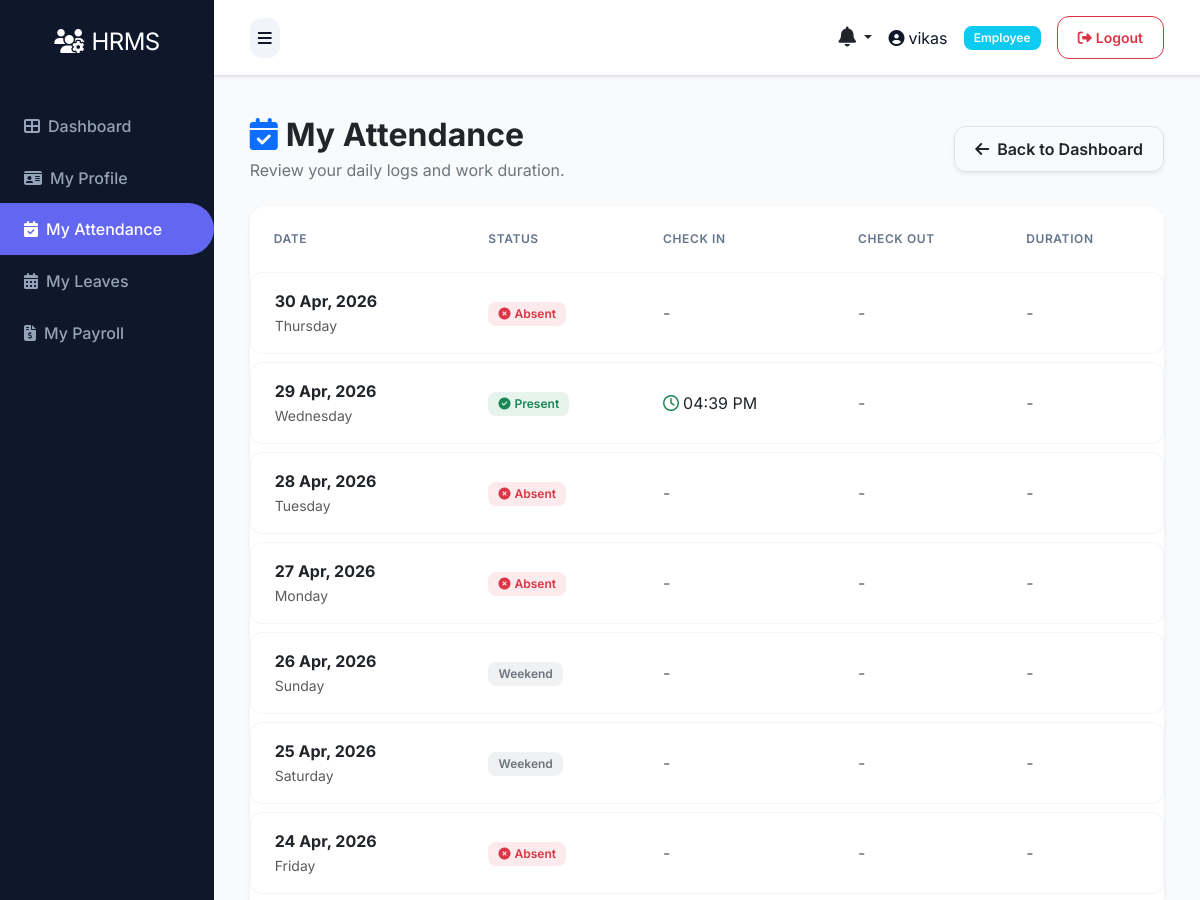
Before: /user/attendance (signed in, upper part) with the older database file.
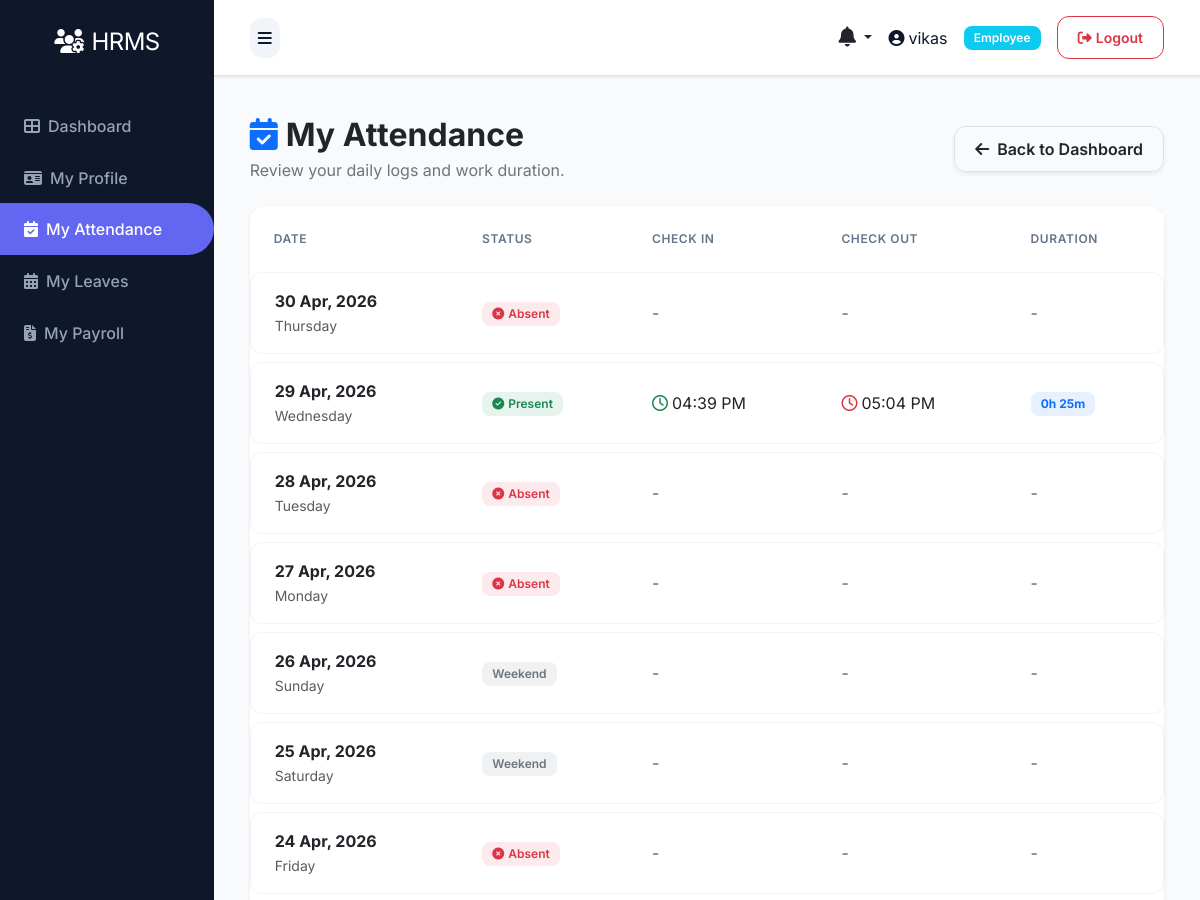
After: the same page with the newer database file.
### models.py (models this page shows)
class Attendance(db.Model):
    __tablename__ = 'attendances'
    id = db.Column(db.Integer, primary_key=True)
    employee_id = db.Column(db.Integer, db.ForeignKey('employees.id'), nullable=False)
    date = db.Column(db.Date, nullable=False)
    time_in = db.Column(db.Time)
    time_out = db.Column(db.Time)
    status = db.Column(db.String(20))  # present, absent, holiday, weekend
    description = db.Column(db.Text)  # For holiday name or other notes
    created_at = db.Column(db.DateTime, default=datetime.utcnow)
    updated_at = db.Column(db.DateTime, default=datetime.utcnow, onupdate=datetime.utcnow)

### routes/user.py (the view)
@bp.route('/attendance')
@login_required
def attendance_list():
    try:
        employee = Employee.query.filter_by(email=current_user.email).first()
    except Exception:
        employee = None
    attendances = []
    if employee:
        attendances = Attendance.query.filter_by(employee_id=employee.id).order_by(Attendance.date.desc()).all()
    return render_template('admin/user/attendance.html', attendances=attendances, employee=employee)

### app.py (called while the page is built)
@app.context_processor
def inject_now():
    return {'datetime': datetime}

@login_manager.user_loader
def load_user(user_id):
    try:
        return db.session.get(User, int(user_id))
    except Exception as e:
        app.logger.error(f'Error loading user {user_id}: {str(e)}')
        return None

@app.context_processor
def inject_user():
    pending_leaves = 0
    unread_notifications_count = 0
    recent_notifications = []
    try:
        if current_user.is_authenticated:
            if getattr(current_user, 'role', None) and current_user.role.name in ['superadmin', 'hr']:
                from models import Leave
                pending_leaves = Leave.query.filter_by(status='pending').count()
            unread_notifications_count = Notification.query.filter_by(user_id=current_user.id, is_read=False).count()
            recent_notifications = Notification.query.filter_by(user_id=current_user.id).order_by(Notification.created_at.desc()).limit(5).all()
    except Exception:
        pass
    return dict(current_user=current_user, pending_leaves=pending_leaves, unread_notifications_count=unread_notifications_count, recent_notifications=recent_notifications)

### templates/admin/user/attendance.html (shortened to what the changed rows need)
{% extends 'base.html' %}
{% block content %}
<div class="container-fluid animate-fade-in">
    <div class="row mb-4 align-items-center">
        <div class="col-md-6">
            <h2 class="fw-bold text-dark mb-1"><i class="fas fa-calendar-check text-primary me-2"></i>My Attendance</h2>
        </div>
    </div>
    <div class="card border-0 shadow-sm">
        <div class="card-body p-0">
            <div class="table-responsive">
                <table class="table table-hover align-middle mb-0">
                    <thead class="bg-light">
                        <tr>
                            <th class="ps-4">Date</th>
                            <th>Status</th>
                            <th>Check In</th>
                            <th>Check Out</th>
                            <th>Duration</th>
                        </tr>
                    </thead>
                    <tbody>
                        {% if attendances %}
                            {% for a in attendances %}
                            <tr>
                                <td class="ps-4">
                                    <div class="fw-bold text-dark">{{ a.date.strftime('%d %b, %Y') }}</div>
                                    <small class="text-muted">{{ a.date.strftime('%A') }}</small>
                                </td>
                                <td>
                                    {% if a.status == 'present' %}
                                        <span class="badge bg-success bg-opacity-10 text-success">
                                            <i class="fas fa-check-circle me-1"></i>Present
                                        </span>
                                    {% elif a.status == 'absent' %}
                                        <span class="badge bg-danger bg-opacity-10 text-danger">
                                            <i class="fas fa-times-circle me-1"></i>Absent
                                        </span>
                                    {% elif a.status == 'leave' %}
                                        <span class="badge bg-info bg-opacity-10 text-info">
                                            <i class="fas fa-calendar-alt me-1"></i>On Leave
                                        </span>
                                    {% else %}
                                        <span class="badge bg-secondary bg-opacity-10 text-secondary">
                                            {{ a.status|title }}
                                        </span>
                                    {% endif %}
                                </td>
                                <td>
                                    {% if a.time_in %}
                                        <span class="text-dark"><i class="far fa-clock text-success me-1"></i>{{ a.time_in.strftime('%I:%M %p') }}</span>
                                    {% else %}
                                        <span class="text-muted">-</span>
                                    {% endif %}
                                </td>
                                <td>
                                    {% if a.time_out %}
                                        <span class="text-dark"><i class="far fa-clock text-danger me-1"></i>{{ a.time_out.strftime('%I:%M %p') }}</span>
                                    {% else %}
                                        <span class="text-muted">-</span>
                                    {% endif %}
                                </td>
                                <td>
                                    {% if a.time_in and a.time_out %}
                                        {% set duration = (a.time_out.hour * 60 + a.time_out.minute) - (a.time_in.hour * 60 + a.time_in.minute) %}
                                        {% if duration >= 0 %}
                                            <span class="badge bg-primary bg-opacity-10 text-primary fw-bold">
                                                {{ (duration // 60) }}h {{ (duration % 60) }}m
                                            </span>
                                        {% else %}
                                            <span class="text-muted">-</span>
                                        {% endif %}
                                    {% else %}
                                        <span class="text-muted">-</span>
                                    {% endif %}
                                </td>
                            </tr>
                            {% endfor %}
                        {% endif %}
                    </tbody>
                </table>
            </div>
        </div>
    </div>
</div>
{% endblock %}

Changed rows visible on the page:
changed Attendance "29 Apr, 2026": time_out (not shown) → "05:04 PM"; value (not shown) → "0"; value (not shown) → "25"; time_out "- -" → "h m"
